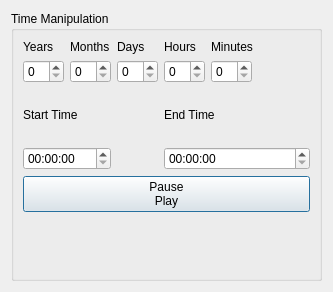
<?xml version="1.0" encoding="UTF-8"?>
<ui version="4.0">
 <class>Dialog</class>
 <widget class="QDialog" name="Dialog">
  <property name="geometry">
   <rect>
    <x>0</x>
    <y>0</y>
    <width>333</width>
    <height>292</height>
   </rect>
  </property>
  <property name="windowTitle">
   <string>Dialog</string>
  </property>
  <layout class="QGridLayout" name="gridLayout">
   <item row="0" column="0">
    <widget class="QGroupBox" name="time_manipulation_group_box">
     <property name="sizePolicy">
      <sizepolicy hsizetype="Preferred" vsizetype="Preferred">
       <horstretch>0</horstretch>
       <verstretch>0</verstretch>
      </sizepolicy>
     </property>
     <property name="title">
      <string>Time Manipulation</string>
     </property>
     <layout class="QGridLayout" name="gridLayout_7">
      <item row="1" column="3">
       <widget class="QSpinBox" name="hours_selector">
        <property name="toolTip">
         <string>Hours</string>
        </property>
       </widget>
      </item>
      <item row="0" column="3">
       <widget class="QLabel" name="hours_label">
        <property name="sizePolicy">
         <sizepolicy hsizetype="Preferred" vsizetype="Fixed">
          <horstretch>0</horstretch>
          <verstretch>0</verstretch>
         </sizepolicy>
        </property>
        <property name="text">
         <string>Hours</string>
        </property>
       </widget>
      </item>
      <item row="5" column="0" colspan="7">
       <widget class="QPushButton" name="pause_play_button">
        <property name="sizePolicy">
         <sizepolicy hsizetype="Ignored" vsizetype="Fixed">
          <horstretch>0</horstretch>
          <verstretch>0</verstretch>
         </sizepolicy>
        </property>
        <property name="toolTip">
         <string>Pause/Play Live View</string>
        </property>
        <property name="text">
         <string>Pause
Play</string>
        </property>
        <property name="shortcut">
         <string>Ctrl+Space</string>
        </property>
        <property name="checkable">
         <bool>true</bool>
        </property>
       </widget>
      </item>
      <item row="1" column="4">
       <widget class="QSpinBox" name="minutes_selector">
        <property name="toolTip">
         <string>Minutes</string>
        </property>
       </widget>
      </item>
      <item row="3" column="3" colspan="4">
       <widget class="QTimeEdit" name="end_time_select"/>
      </item>
      <item row="1" column="0">
       <widget class="QSpinBox" name="years_selector">
        <property name="toolTip">
         <string>Years</string>
        </property>
       </widget>
      </item>
      <item row="0" column="2">
       <widget class="QLabel" name="days_label">
        <property name="sizePolicy">
         <sizepolicy hsizetype="Preferred" vsizetype="Fixed">
          <horstretch>0</horstretch>
          <verstretch>0</verstretch>
         </sizepolicy>
        </property>
        <property name="text">
         <string>Days</string>
        </property>
       </widget>
      </item>
      <item row="0" column="0">
       <widget class="QLabel" name="years_label">
        <property name="sizePolicy">
         <sizepolicy hsizetype="Preferred" vsizetype="Fixed">
          <horstretch>0</horstretch>
          <verstretch>0</verstretch>
         </sizepolicy>
        </property>
        <property name="text">
         <string>Years</string>
        </property>
       </widget>
      </item>
      <item row="1" column="2">
       <widget class="QSpinBox" name="days_selector">
        <property name="toolTip">
         <string>Days</string>
        </property>
       </widget>
      </item>
      <item row="2" column="3" colspan="4">
       <widget class="QLabel" name="end_time_label">
        <property name="text">
         <string>End Time</string>
        </property>
       </widget>
      </item>
      <item row="0" column="4" colspan="2">
       <widget class="QLabel" name="minutes_label">
        <property name="sizePolicy">
         <sizepolicy hsizetype="Preferred" vsizetype="Fixed">
          <horstretch>0</horstretch>
          <verstretch>0</verstretch>
         </sizepolicy>
        </property>
        <property name="text">
         <string>Minutes</string>
        </property>
       </widget>
      </item>
      <item row="1" column="1">
       <widget class="QSpinBox" name="months_selector">
        <property name="toolTip">
         <string>Months</string>
        </property>
       </widget>
      </item>
      <item row="2" column="0" colspan="2">
       <widget class="QLabel" name="start_time_label">
        <property name="text">
         <string>Start Time</string>
        </property>
       </widget>
      </item>
      <item row="0" column="1">
       <widget class="QLabel" name="months_label">
        <property name="sizePolicy">
         <sizepolicy hsizetype="Preferred" vsizetype="Fixed">
          <horstretch>0</horstretch>
          <verstretch>0</verstretch>
         </sizepolicy>
        </property>
        <property name="text">
         <string>Months</string>
        </property>
       </widget>
      </item>
      <item row="3" column="0" colspan="2">
       <widget class="QTimeEdit" name="start_time_select"/>
      </item>
      <item row="6" column="2">
       <widget class="PyDMDrawingRectangle" name="live_view_indicator">
        <property name="toolTip">
         <string/>
        </property>
       </widget>
      </item>
     </layout>
    </widget>
   </item>
  </layout>
 </widget>
 <customwidgets>
  <customwidget>
   <class>PyDMDrawingRectangle</class>
   <extends>QWidget</extends>
   <header>pydm.widgets.drawing</header>
  </customwidget>
 </customwidgets>
 <resources/>
 <connections/>
</ui>
